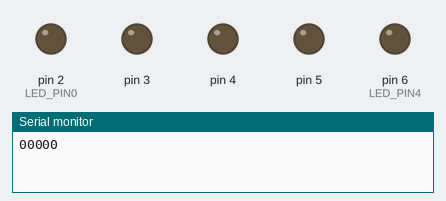
The sketch below on a simulated Arduino Uno, built with avr-gcc and run on an emulated ATmega328P. Parts: output pins drawn as LEDs (lit = HIGH), the last lines printed to the serial monitor.

Above: at 0.15 s.
At 1.2 s:
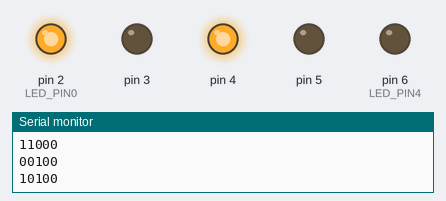
At 2.2 s:
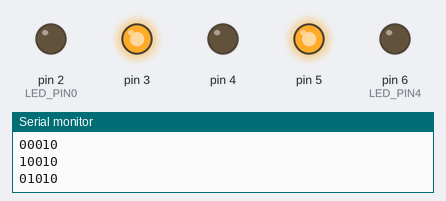
At 4.2 s:
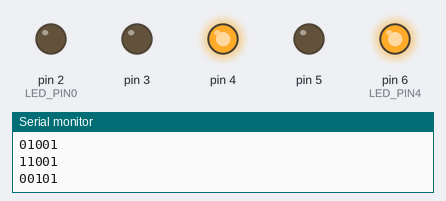
At 6.2 s:
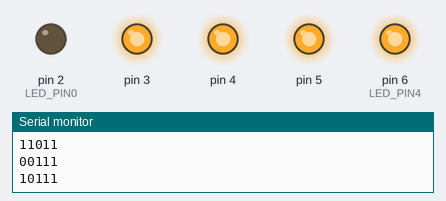
At 8.2 s:
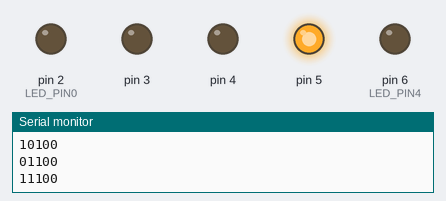
Timing chart, 0 to 8.5 s (numbered marks = the images above):
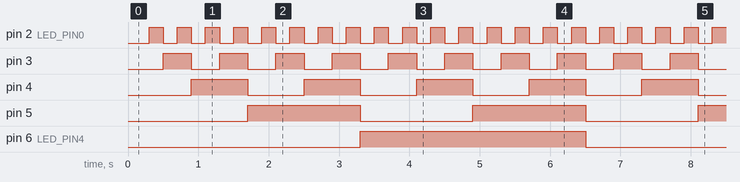

Measured:
- by itself, pin 2 (LED_PIN0): alternates HIGH for 0.20 s and LOW for 0.20 s
- by itself, pin 3: alternates HIGH for 0.40 s and LOW for 0.40 s
- by itself, pin 4: alternates HIGH for 0.80 s and LOW for 0.80 s
- by itself, pin 5: alternates HIGH for 1.6 s and LOW for 1.6 s
- by itself, pin 6 (LED_PIN4): alternates HIGH for 3.2 s and LOW for 3.2 s

The sketch:

count.ino
```cpp
// 5-bit binary counter
// Elizabeth Posusta Nov 2026
//
const int LED_PIN0 = 2;
const int LED_PIN4 = 6;
int c = 0b00000;
int c_swap = 0b00000;

void setup()
{
  Serial.begin(5);
  for(int pin = LED_PIN0; pin <= LED_PIN4; pin++)
  {
    pinMode(pin, OUTPUT);
  }
}

void loop()
{
  c_swap = c;
  delay(100);
  for(int pin = LED_PIN0; pin <= LED_PIN4; pin++)
  {
    if(c % 2 == 0)
    {
      digitalWrite(pin, LOW);
      Serial.print("0");
    } else {
      digitalWrite(pin, HIGH);
      Serial.print("1");
    }
    c = c >> 1;
  }
  Serial.print("\n");
  delay(100);
  c = c_swap;
  c++;

  if(c > 0b11111)
  {
   c = 0b00000;
   c_swap = 0b00000;
  }
}
```
